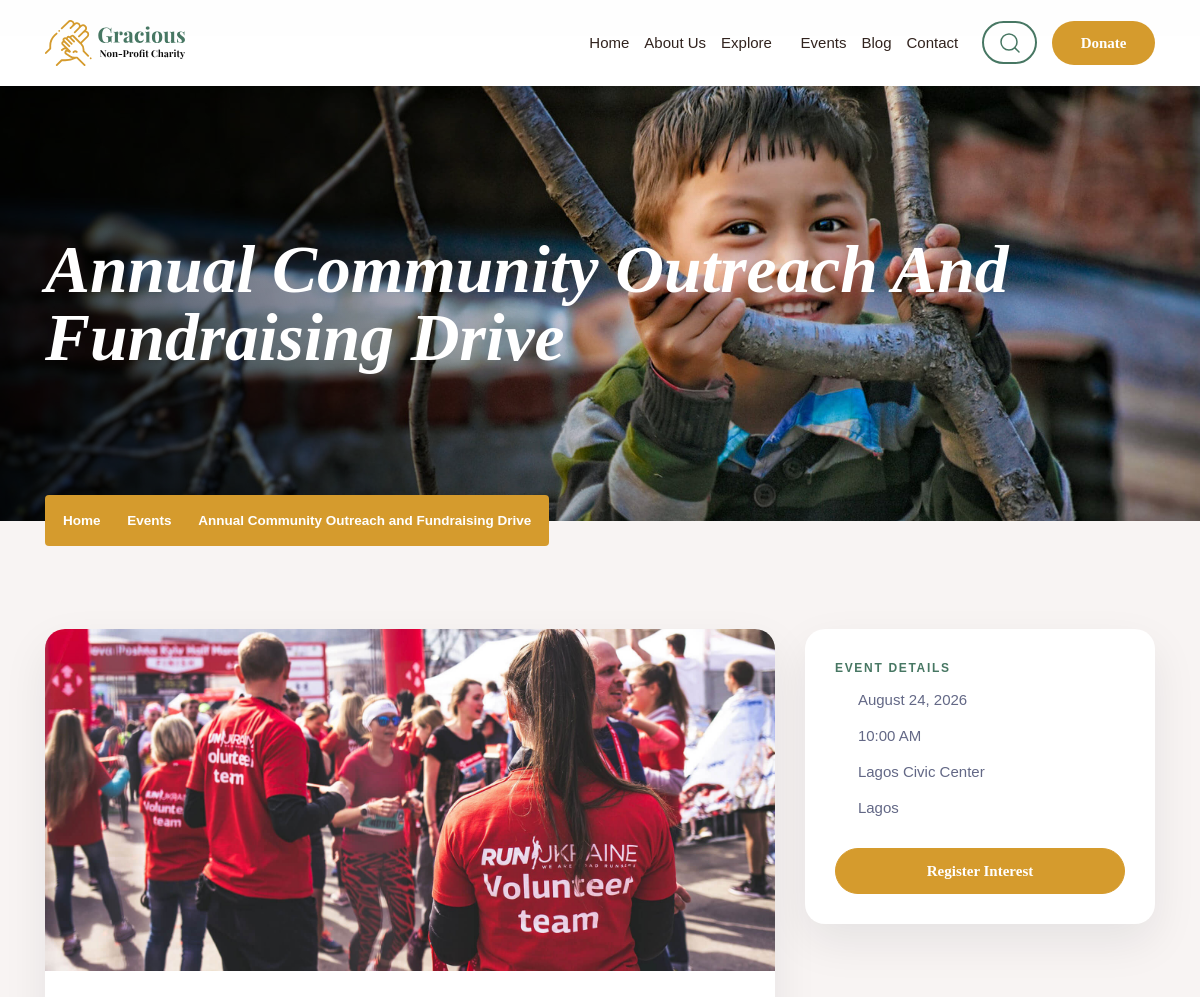
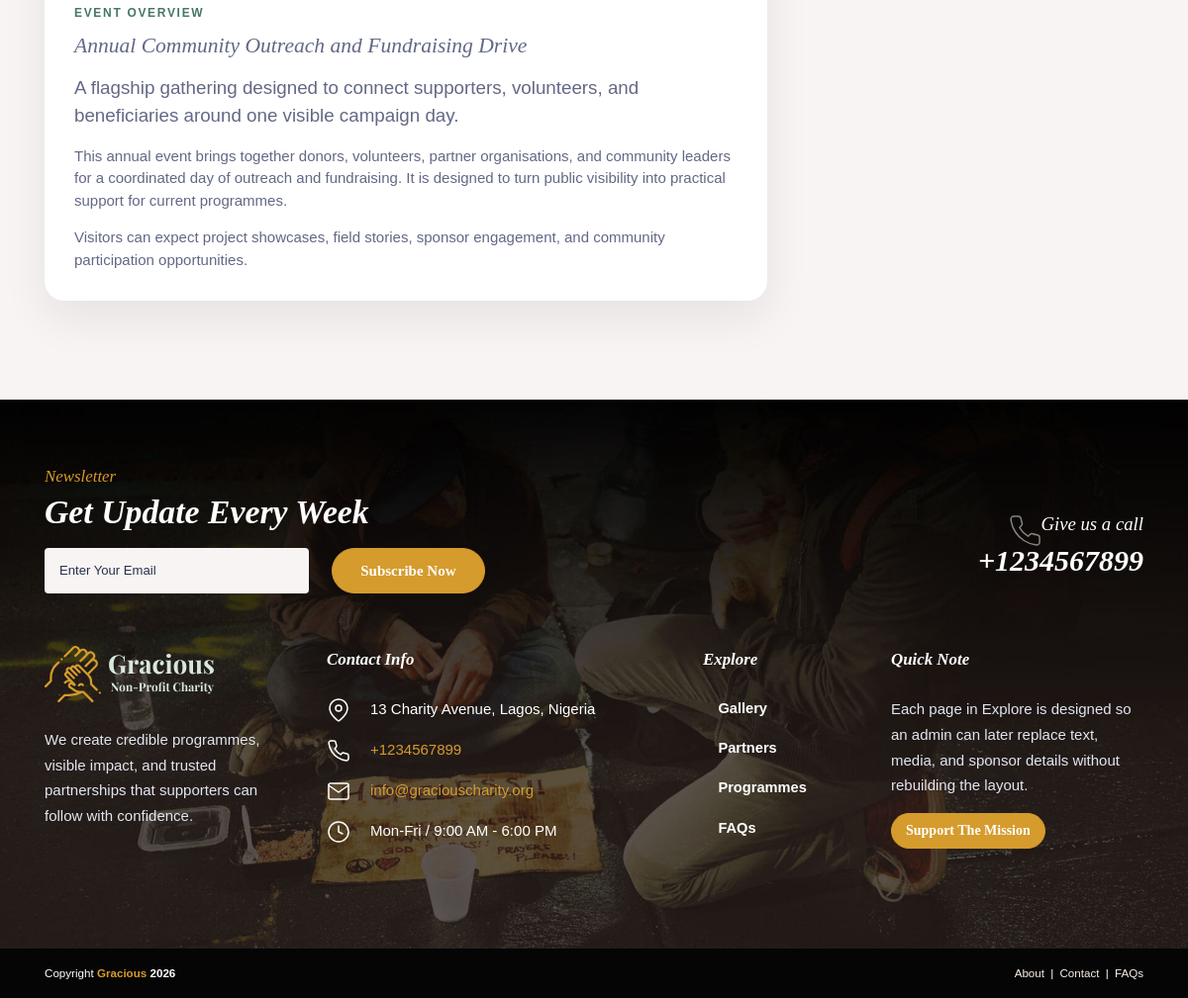
The app's page /event.php?slug=annual-community-outreach-fundraising-drive with its own data (2 pictures, top to bottom).
### tables this page shows
CREATE TABLE events (
    id BIGINT UNSIGNED AUTO_INCREMENT PRIMARY KEY,
    created_by BIGINT UNSIGNED NULL,
    title VARCHAR(190) NOT NULL,
    slug VARCHAR(190) NOT NULL UNIQUE,
    summary TEXT NULL,
    content LONGTEXT NOT NULL,
    featured_image VARCHAR(255) NULL,
    venue VARCHAR(190) NULL,
    city VARCHAR(120) NULL,
    event_start DATETIME NOT NULL,
    event_end DATETIME NULL,
    registration_url VARCHAR(255) NULL,
    status ENUM('draft', 'published', 'cancelled', 'completed') DEFAULT 'draft',
    is_featured TINYINT(1) DEFAULT 0,
    meta_title VARCHAR(190) NULL,
    meta_description VARCHAR(255) NULL,
    created_at TIMESTAMP DEFAULT CURRENT_TIMESTAMP,
    updated_at TIMESTAMP DEFAULT CURRENT_TIMESTAMP ON UPDATE CURRENT_TIMESTAMP,
    CONSTRAINT fk_events_created_by FOREIGN KEY (created_by) REFERENCES admins(id)
);

### src/App/Database.php (called while the page is built, shortened)
<?php
class Database
{
    private static ?PDO $connection = null;
    public static function config(): array
    {
        return [
            "driver"   => Env::get("DB_DRIVER", "mysql"),
            "host"     => Env::get("DB_HOST", "127.0.0.1"),
            "port"     => Env::get("DB_PORT", "3306"),
            "database" => Env::get("DB_DATABASE", "donation_page"),
            "username" => Env::get("DB_USERNAME", "root"),
            "password" => Env::get("DB_PASSWORD", ""),
            "charset"  => Env::get("DB_CHARSET", "utf8mb4"),
        ];
    }
    public static function dsn(?array $config = null): string
    {
        $config ??= self::config();
        return sprintf(
            "%s:host=%s;port=%s;dbname=%s;charset=%s",
            $config["driver"],
            $config["host"],
            $config["port"],
            $config["database"],
            $config["charset"]
        );
    }
    public static function connection(): ?PDO
    {
        if (self::$connection !== null) return self::$connection;
        try {
            $config = self::config();
            self::$connection = new PDO(
                self::dsn($config),
                $config["username"],
                $config["password"],
                [
                    PDO::ATTR_ERRMODE            => PDO::ERRMODE_EXCEPTION,
                    PDO::ATTR_DEFAULT_FETCH_MODE => PDO::FETCH_ASSOC,
                    PDO::ATTR_EMULATE_PREPARES   => false,
                ]
            );
        } catch (PDOException) {
            self::$connection = null;
        }
        return self::$connection;
    }
    public static function fetchOne(string $sql, array $params = []): ?array
    {
        $db = self::connection();
        try {
            $stmt = $db->prepare($sql);
            $stmt->execute($params);
            $row = $stmt->fetch();
            return $row !== false ? $row : null;
        } catch (PDOException) {
            return null;
        }
    }
}

### src/App/Content.php (called while the page is built, shortened)
<?php
class Content
{
    public static function publishedEventBySlug(string $slug): ?array
    {
        return Database::fetchOne(
            "SELECT e.*, COALESCE(a.full_name, 'Events Desk') AS organizer
             FROM events e
             LEFT JOIN admins a ON a.id = e.created_by
             WHERE e.slug = :slug AND e.status = 'published'
             LIMIT 1",
            ["slug" => $slug]
        ) ?: null;
    }
    public static function formatEventDate(string $value): string
    {
        $ts = strtotime($value);
        return date("F j, Y", $ts);
    }
    public static function formatEventTime(string $value): string
    {
        $ts = strtotime($value);
        return date("g:i A", $ts);
    }
}

### src/App/Helpers.php (called while the page is built, shortened)
<?php
class Helpers
{
    public static function e(string|int|float|null $value): string
    {
        return htmlspecialchars((string)$value, ENT_QUOTES | ENT_SUBSTITUTE, "UTF-8");
    }
}

### event.php (the view, shortened to what this page needs)
<?php
$slug = trim((string) ($_GET["slug"] ?? ""));
$event = $slug !== "" ? Content::publishedEventBySlug($slug) : null;
require __DIR__ . "/includes/header.php";
?>
<section class="wide-tb-100">
    <div class="container">
        <div class="row g-4">
            <div class="col-lg-8">
                <div class="explore-panel">
                    <div class="event-detail-hero">
                        <img src="<?php echo Helpers::e($event["featured_image"] ?? ""); ?>" alt="<?php echo Helpers::e($event["title"] ?? ""); ?>">
                    </div>
                    <div class="event-detail-copy">
                        <div class="explore-kicker">Event Overview</div>
                        <h2><?php echo Helpers::e($event["title"] ?? ""); ?></h2>
                        <p class="lead"><?php echo Helpers::e($event["summary"] ?? ""); ?></p>
                        <div class="event-detail-content">
                            <?php echo $event["content"] ?? ""; ?>
                        </div>
                    </div>
                </div>
            </div>
            <div class="col-lg-4">
                <div class="explore-contact-card">
                    <div class="explore-kicker">Event Details</div>
                    <ul class="explore-faq-list">
                        <li><i class="icofont-calendar"></i><span><?php echo Helpers::e(Content::formatEventDate($event["event_start"] ?? "")); ?></span></li>
                        <li><i class="icofont-clock-time"></i><span><?php echo Helpers::e(Content::formatEventTime($event["event_start"] ?? "")); ?></span></li>
                        <li><i class="icofont-location-pin"></i><span><?php echo Helpers::e($event["venue"] ?? ""); ?></span></li>
                        <li><i class="icofont-map"></i><span><?php echo Helpers::e($event["city"] ?? ""); ?></span></li>
                    </ul>
                    <a href="<?php echo Helpers::e($event["registration_url"] ?? "contact-us.php"); ?>" class="btn btn-default mt-3 w-100">Register Interest</a>
                </div>
            </div>
        </div>
    </div>
</section>
<?php require __DIR__ . "/includes/footer.php"; ?>

### assets/css/explore-pages.css (style rules this page uses)
.explore-intro-card, .explore-panel, .explore-stat-card, .explore-tier-card, .explore-programme-card, .explore-contact-card, .explore-faq-card { background: var(--white); border-radius: 20px; box-shadow: 0 18px 45px rgba(15, 23, 42, 0.08); }
.explore-intro-card, .explore-tier-card, .explore-programme-card, .explore-contact-card, .explore-faq-card { padding: 2rem; }
.explore-panel { overflow: hidden; }
.explore-kicker { text-transform: uppercase; letter-spacing: 0.14em; font-size: 0.8rem; color: var(--secondary-color); font-weight: 700; margin-bottom: 0.85rem; }
.explore-tier-list, .explore-programme-list, .explore-check-list, .explore-faq-list { list-style: none; padding: 0; margin: 0; }
.explore-tier-list li, .explore-programme-list li, .explore-check-list li, .explore-faq-list li { display: flex; gap: 0.75rem; align-items: flex-start; margin-bottom: 0.9rem; }
.explore-tier-list i, .explore-programme-list i, .explore-check-list i, .explore-faq-list i { color: var(--primary-color); margin-top: 0.2rem; }
.event-detail-hero img { width: 100%; max-height: 460px; object-fit: cover; display: block; }
.event-detail-copy { padding: 2rem; }
.event-detail-copy h2 { margin-bottom: 1rem; }
.event-detail-content p:last-child { margin-bottom: 0; }

### records on screen
events: featured_image (picture), title "Annual Community Outreach and Fundraising Drive", summary "A flagship gathering designed to connect supporters, volunteers, and beneficiaries around one visible campaign day.", content "This annual event brings together donors, volunteers, partner organisations, and community leaders for a coordinated day of outreach and fundraising. It is designed to turn public visibility into practical support for current programmes. Visitors can expect project showcases, field stories, sponsor engagement, and community participation opportunities.", event_start "August 24, 2026", event_start "10:00 AM", venue "Lagos Civic Center", city "Lagos"

### other values on screen
$hero_title "Annual Community Outreach And Fundraising Drive"
$section_title "Events"
$breadcrumb_title "Annual Community Outreach and Fundraising Drive"
